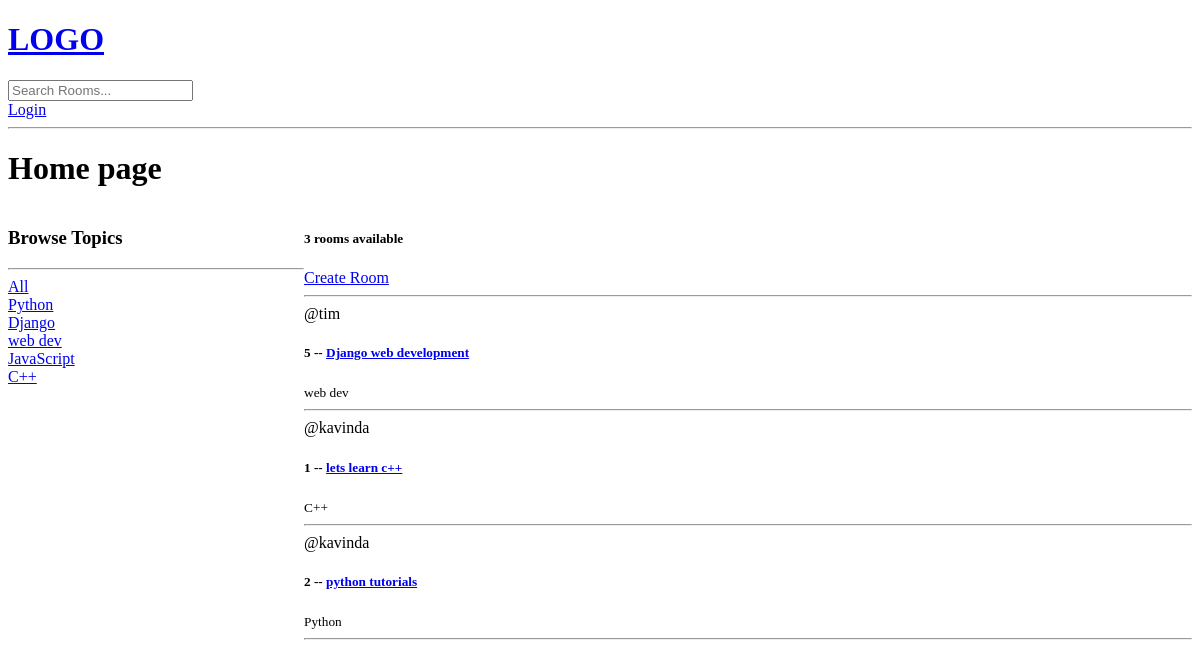
/, run on an earlier commit of the app's database.
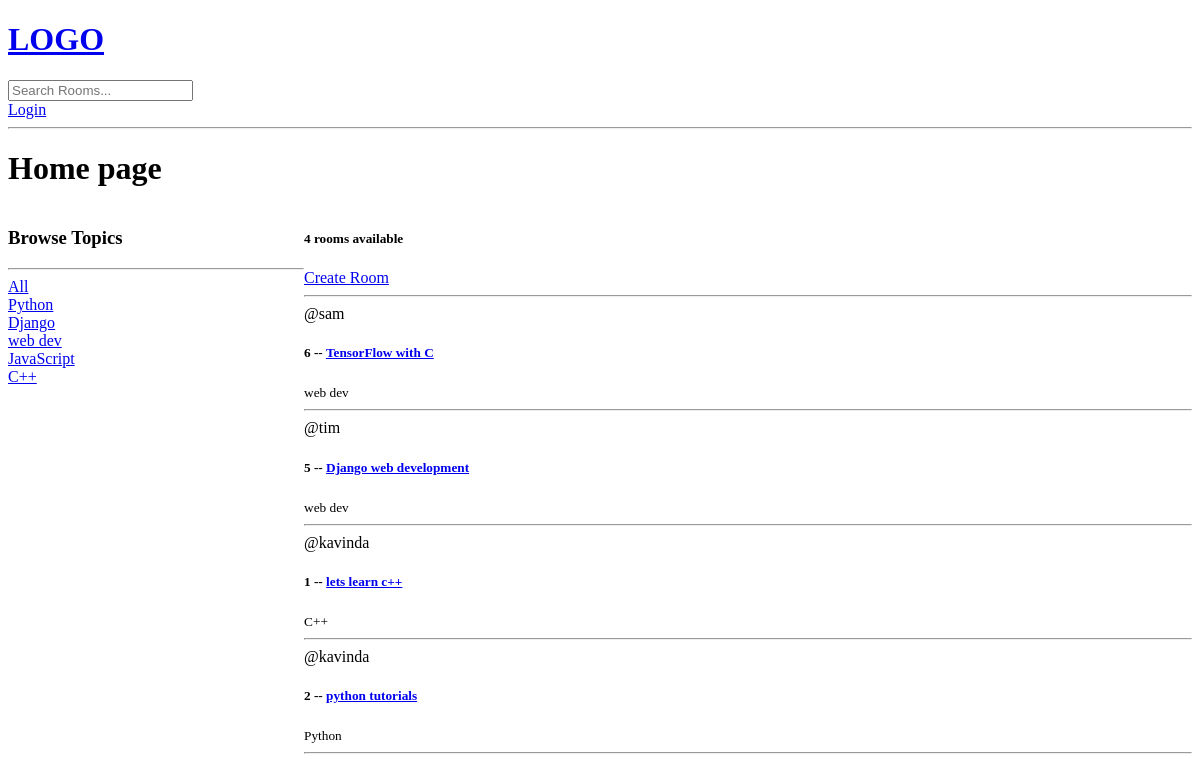
And on a later commit of the database.
### base/models.py (models this page shows, shortened)
class Topic(models.Model):
    name = models.CharField(max_length=200)

class Room(models.Model):
    host = models.ForeignKey(User, on_delete=models.SET_NULL, null=True)
    topic = models.ForeignKey(Topic, on_delete=models.SET_NULL, null=True)
    name = models.CharField(max_length=200)
    description = models.TextField(null=True, blank=True) # database field (can Empty), form field (can Empty)
    updated = models.DateTimeField(auto_now=True) # everytime save (or updated) the field
    created = models.DateTimeField(auto_now_add=True) # first time created the field
    class Meta:
        ordering = ['-updated', '-created'] # ('-' for reverse the order)

### base/views.py (the view)
# urls.py: path('', views.home, name='home'),
def home(request):
    q = request.GET.get('q') if request.GET.get('q') != None else ''
    rooms = Room.objects.filter(
        Q(topic__name__icontains = q) |
        Q(name__icontains = q) |
        Q(description__icontains = q)
        )
    topcs = Topic.objects.all()
    room_count = rooms.count()
    context = {'rooms': rooms, 'topics': topcs, 'room_count': room_count}
    return render(request, 'base/home.html', context)

### base/templates/base/home.html (shortened to what this page needs)
{% extends 'main.html' %} {% block content %}
<h1>Home page</h1>
<div class="home-container">
  <div>
    <h3>Browse Topics</h3>
    <hr />
    <div>
      <a href="{% url 'home' %}">All</a>
    </div>
    {% for topic in topics %}
    <div>
      <a href="{% url 'home' %}?q={{topic.name}}">{{topic.name}}</a>
    </div>
    {% endfor %}
  </div>
  <div>
    <h5>{{room_count}} rooms available</h5>
    <a href="{% url 'create-room' %}">Create Room</a>
    <hr />
    <div>
      {% for room in rooms %}
      <div>
        <span>@{{room.host.username}}</span>
        <h5>
          {{room.id}} -- <a href="{% url 'room' room.id %}">{{room.name}}</a>
        </h5>
        <small>{{room.topic.name}}</small>
        <hr />
      </div>
      {% endfor %}
    </div>
  </div>
</div>
{% endblock content %}

### templates/main.html (shortened to what this page needs)
<!DOCTYPE html>
<html lang="en">
  <head>
  </head>
  <body>
    {% include 'navbar.html' %}  {% block content %} {% endblock content %}
  </body>
</html>

### templates/navbar.html
<a href="/">
  <h1>LOGO</h1>
</a>
<form method="GET" action="{% url 'home' %}">
  <input type="text" name="q" placeholder="Search Rooms..." />
</form>
{% if request.user.is_authenticated %}
<p>Hello {{request.user}}</p>
<a href="{% url 'logout' %}">Logout</a>
{% else %}
<a href="{% url 'login' %}">Login</a>
{% endif %}
<hr />

### base/templates/base/home.html (style rules this page uses)
.home-container { display: grid; grid-template-columns: 1fr 3fr; }

What changed in the data, as far as the page shows it:
added Room: host.username "sam", id "6", name "TensorFlow with C", topic.name "web dev"
Also different on the page:
{{ room_count }}: "3" → "4"
